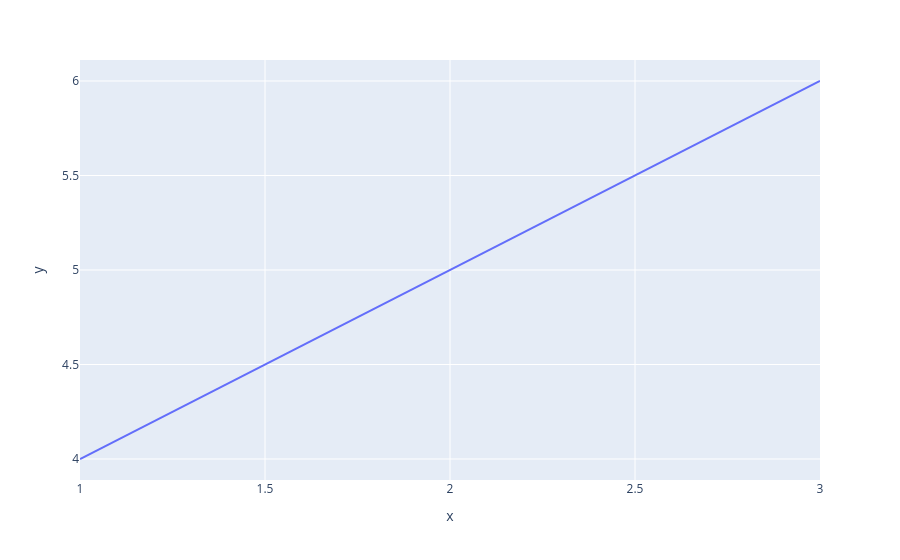

Here is the notebook cell this chart was saved with:
### Markdown cell above
# 14 . What are the benefits of using Plotly for data visualization
## Plotly is a modern Python library used to create interactive and web-based visualizations.
- Plotly is beneficial for data visualization because it provides interactive, web-based, and visually appealing graphs with built-in zooming, hovering, and dashboard integration features.

# Benefits of Using Plotly
1. Interactive Features
- Supports zooming, panning, hovering, and click events.
2. Professional Design
- Modern and presentation-ready visuals.
3. Dashboard Integration
- Works seamlessly with:
- Dash
4.  Supports Advanced Charts
- Includes 3D plots, animations, and geographic maps.
5. Works with Pandas
- Directly integrates with DataFrames.

### Code cell
# exqmple :
import plotly.express as px

fig = px.line(x=[1,2,3], y=[4,5,6])
fig.show()

### Figure 1 — Plotly figure (JSON) as saved in the notebook; plotly's stock layout.template omitted (floating-point values rounded to 4 significant figures)
{"data": [{"hovertemplate": "x=%{x}<br>y=%{y}<extra></extra>", "legendgroup": "", "line": {"color": "#636efa", "dash": "solid"}, "marker": {"symbol": "circle"}, "mode": "lines", "name": "", "orientation": "v", "showlegend": false, "type": "scatter", "x": [1, 2, 3], "xaxis": "x", "y": [4, 5, 6], "yaxis": "y"}], "layout": {"legend": {"tracegroupgap": 0}, "margin": {"t": 60}, "xaxis": {"anchor": "y", "domain": [0, 1], "title": {"text": "x"}}, "yaxis": {"anchor": "x", "domain": [0, 1], "title": {"text": "y"}}}}
